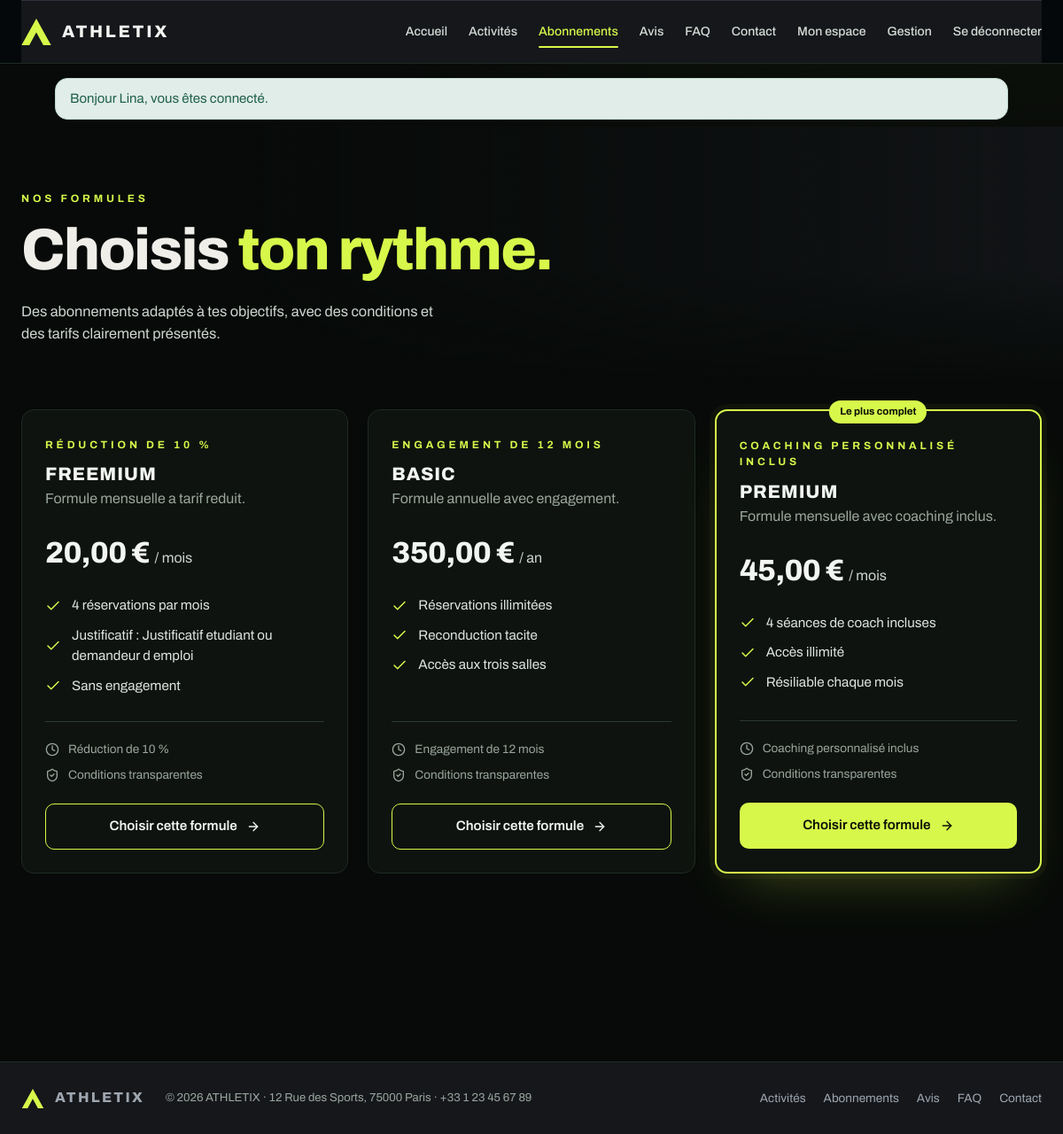
/index.php?route=abonnement/catalogue.php (signed in), run on the app's committed database.
### tables this page shows
CREATE TABLE abonnement (
  Numabo               INT AUTO_INCREMENT PRIMARY KEY,
  libelle_abo          VARCHAR(60) NOT NULL,
  description_abo      TEXT,
  date_mise_en_service DATE NOT NULL,
  actif_abo            BOOLEAN NOT NULL DEFAULT 1,
  Numoffre             INT NOT NULL,
  FOREIGN KEY (Numoffre) REFERENCES offre(Numoffre)
);

CREATE TABLE freemium (
  Numoffre                 INT PRIMARY KEY,
  prix_mensuel_reduit      DECIMAL(6,2) NOT NULL,
  taux_reduction           DECIMAL(5,2) NOT NULL,
  justificatif_requis      VARCHAR(120) NOT NULL,
  nb_reservations_max_mois INT NOT NULL,
  FOREIGN KEY (Numoffre) REFERENCES offre(Numoffre) ON DELETE CASCADE
);

CREATE TABLE offre (
  Numoffre          INT AUTO_INCREMENT PRIMARY KEY,
  libelle_offre     VARCHAR(60) NOT NULL,
  description_offre TEXT,
  type_offre        ENUM('FREEMIUM','BASIC','PLUS') NOT NULL
);

CREATE TABLE basic (
  Numoffre              INT PRIMARY KEY,
  prix_annuel           DECIMAL(7,2) NOT NULL,
  duree_engagement_mois INT NOT NULL DEFAULT 12,
  reconduction_tacite   BOOLEAN NOT NULL DEFAULT 1,
  FOREIGN KEY (Numoffre) REFERENCES offre(Numoffre) ON DELETE CASCADE
);

CREATE TABLE abonnement_plus (
  Numoffre               INT PRIMARY KEY,
  prix_mensuel_plus      DECIMAL(6,2) NOT NULL,
  supplement_mensuel     DECIMAL(6,2) NOT NULL,
  seances_coach_incluses INT NOT NULL,
  acces_illimite         BOOLEAN NOT NULL DEFAULT 1,
  FOREIGN KEY (Numoffre) REFERENCES offre(Numoffre) ON DELETE CASCADE
);

### abonnement/catalogue.php (called while the page is built, shortened)
<?php
require_once __DIR__ . '/../config/function.php';
require_once __DIR__ . '/controller/AbonnementController.php';
$controller = new AbonnementController();
$offres = $controller->getAll();
$aboCourant = a_role('ADHERENT') ? $controller->get((int) utilisateur()['NumUsers']) : null;
require __DIR__ . '/view/catalogue.php';

### public/index.php (called while the page is built, shortened)
<?php
require_once __DIR__ . '/../config/function.php';
$requestPath = parse_url($_SERVER['REQUEST_URI'] ?? '/', PHP_URL_PATH);
$queryRoute = $_GET['route'] ?? null;
$requestPath = rawurldecode($requestPath);
$route = $queryRoute !== null ? rawurldecode($queryRoute) : trim($requestPath, '/');
$page = realpath(__DIR__ . '/' . $pages[$route]);
require $page;

### config/function.php (called while the page is built, shortened)
<?php
function db(): PDO
{
    static $pdo = null;
    if ($pdo === null) {
        $dsn = sprintf('mysql:host=%s;port=%d;dbname=%s;charset=utf8mb4', DB_HOST, DB_PORT, DB_NAME);
        try {
            $pdo = new PDO($dsn, DB_USER, DB_PASS, [
                PDO::ATTR_ERRMODE => PDO::ERRMODE_EXCEPTION,
                PDO::ATTR_DEFAULT_FETCH_MODE => PDO::FETCH_ASSOC,
                PDO::ATTR_EMULATE_PREPARES => false,
            ]);
        } catch (PDOException $exception) {
            http_response_code(500);
            exit('Connexion à la base impossible. Vérifiez config/config.php. Détail : ' . $exception->getMessage());
        }
    }
    return $pdo;
}
function e(?string $value): string
{
    return htmlspecialchars((string) $value, ENT_QUOTES | ENT_SUBSTITUTE, 'UTF-8');
}
function url(string $path): string
{
    $base = APP_BASE;
    if ($base === '') {
        $publicRoot = realpath(__DIR__ . '/../public');
        $webRoot = isset($_SERVER['DOCUMENT_ROOT']) ? realpath($_SERVER['DOCUMENT_ROOT']) : false;
        if ($publicRoot !== false && $webRoot !== false) {
            $webRoot = rtrim($webRoot, DIRECTORY_SEPARATOR);
        }
    }
    $base = rtrim($base, '/');
    $urlParts = parse_url($path);
    $route = ltrim($urlParts['path'] ?? '', '/');
    $query = [];
    if (isset($urlParts['query'])) {
        parse_str($urlParts['query'], $query);
    }
    if ($route === '') {
        return $base . '/';
    }
    if (str_starts_with($route, 'assets/')) {
        $assetUrl = $base . '/' . $route;
        return $assetUrl . (isset($urlParts['query']) ? '?' . $urlParts['query'] : '');
    }
    return $base . '/index.php?' . http_build_query(['route' => $route] + $query);
}
function euros(float|string|null $amount): string
{
    return number_format((float) $amount, 2, ',', ' ') . ' &euro;';
}
function connecte(): bool
{
    return isset($_SESSION['user']);
}
function utilisateur(): ?array
{
    return $_SESSION['user'] ?? null;
}
function a_role(string $role): bool
{
    return connecte() && in_array($role, $_SESSION['user']['roles'], true);
}

### abonnement/controller/AbonnementController.php (called while the page is built, shortened)
<?php
final class AbonnementController
{
    public function getAll(): array
    {
        return db()->query(
            'SELECT ab.*, o.type_offre AS type_abo,
                    f.prix_mensuel_reduit,
                    f.taux_reduction,
                    f.justificatif_requis,
                    f.nb_reservations_max_mois,
                    b.prix_annuel,
                    b.duree_engagement_mois,
                    b.reconduction_tacite,
                    p.prix_mensuel_plus,
                    p.supplement_mensuel,
                    p.seances_coach_incluses,
                    p.acces_illimite
             FROM abonnement ab
             INNER JOIN offre o ON o.Numoffre = ab.Numoffre
             LEFT JOIN freemium f ON f.Numoffre = ab.Numoffre
             LEFT JOIN basic b ON b.Numoffre = ab.Numoffre
             LEFT JOIN abonnement_plus p ON p.Numoffre = ab.Numoffre
             WHERE ab.actif_abo = 1 ORDER BY ab.Numabo'
        )->fetchAll();
    }
    public function get(int $userId): ?int
    {
        $query = db()->prepare(
            "SELECT Numabo FROM souscrire
             WHERE NumUsers = ? AND statut_souscription = 'En cours'
             ORDER BY date_debut DESC LIMIT 1"
        );
        $query->execute([$userId]);
        return ($value = $query->fetchColumn()) === false ? null : (int) $value;
    }
}

### abonnement/view/catalogue.php (the view, shortened to what this page needs)
<?php
$offres = $offres ?? [];
$aboCourant = $aboCourant ?? null;
require_once __DIR__ . '/../../public/includes/public_icons.php';
if (empty($catalogueDansEspaceAdherent)) require __DIR__ . '/../../layout/header.php';
?>
<section class="hero" style="--hero-img:url('https://images.unsplash.com/photo-1521805103424-d8f8430e8933?auto=format&fit=crop&w=1600&q=70')">
    <div class="container hero-content reveal"><p class="eyebrow">Nos formules</p><h1 class="hero-title">Choisis <span class="accent">ton rythme.</span></h1><p class="hero-lead">Des abonnements adaptés à tes objectifs, avec des conditions et des tarifs clairement présentés.</p></div>
</section>
<section class="section section-tight"><div class="container">
    <?php if (!$offres): ?><div class="empty-state"><h2>Aucune formule n’est disponible</h2><p>Revenez consulter le catalogue prochainement.</p></div><?php else: ?>
        <div class="grid grid-3 plans">
            <?php foreach ($offres as $index => $offre):
                $courant = $aboCourant !== null && $aboCourant === (int) $offre['Numabo'];
                if ($offre['type_abo'] === 'FREEMIUM') {
                    $prix = euros($offre['prix_mensuel_reduit']);
                    $periode = '/ mois';
                    $detail = 'Réduction de ' . (int) $offre['taux_reduction'] . ' %';
                    $points = [(int) $offre['nb_reservations_max_mois'] . ' réservations par mois', 'Justificatif : ' . $offre['justificatif_requis'], 'Sans engagement'];
                } elseif ($offre['type_abo'] === 'BASIC') {
                    $prix = euros($offre['prix_annuel']);
                    $periode = '/ an';
                    $detail = 'Engagement de ' . (int) $offre['duree_engagement_mois'] . ' mois';
                    $points = ['Réservations illimitées', $offre['reconduction_tacite'] ? 'Reconduction tacite' : 'Sans reconduction', 'Accès aux trois salles'];
                } else {
                    $prix = euros($offre['prix_mensuel_plus']);
                    $periode = '/ mois';
                    $detail = 'Coaching personnalisé inclus';
                    $points = [(int) $offre['seances_coach_incluses'] . ' séances de coach incluses', $offre['acces_illimite'] ? 'Accès illimité' : 'Accès limité', 'Résiliable chaque mois'];
                }
                $featured = $offre['type_abo'] === 'PLUS';
            ?>
                <article class="card plan-card reveal<?= $featured ? ' is-featured' : '' ?>" style="--delay:<?= (int) $index * 80 ?>ms">
                    <?php if ($featured): ?><span class="plan-badge">Le plus complet</span><?php endif; ?>
                    <p class="eyebrow"><?= e($detail) ?></p><h2 class="plan-name"><?= e($offre['libelle_abo']) ?></h2><p class="muted"><?= e($offre['description_abo']) ?></p>
                    <p class="plan-price"><strong><?= $prix ?></strong><span><?= e($periode) ?></span></p>
                    <ul class="check-list"><?php foreach ($points as $point): ?><li><?= publicIcon('check', 'icon') ?> <?= e($point) ?></li><?php endforeach; ?></ul>
                    <ul class="plan-meta"><li><?= publicIcon('clock', 'icon') ?> <?= e($detail) ?></li><li><?= publicIcon('shield-check', 'icon') ?> Conditions transparentes</li></ul>
                    <?php if ($courant): ?><span class="btn btn-outline btn-block" aria-current="true">Votre formule actuelle</span><?php elseif (a_role('ADHERENT')): ?><a class="btn <?= $featured ? 'btn-primary' : 'btn-outline' ?> btn-block" href="<?= e(url('paiement/payer.php?switch=1')) ?>">Choisir cette formule <?= publicIcon('arrow-right', 'icon') ?></a><?php else: ?><a class="btn <?= $featured ? 'btn-primary' : 'btn-outline' ?> btn-block" href="<?= e(url('message_contact/index.php?sujet=' . urlencode('Inscription : ' . $offre['libelle_abo']))) ?>">Choisir cette formule <?= publicIcon('arrow-right', 'icon') ?></a><?php endif; ?>
                </article>
            <?php endforeach; ?>
        </div>
    <?php endif; ?>
</div></section>
<?php if (empty($catalogueDansEspaceAdherent)) require __DIR__ . '/../../layout/footer.php'; ?>

### public/includes/public_icons.php (shortened to what this page needs)
<?php
function publicIcon(string $name, string $class = 'public-icon'): string
{
    $svg = $paths[$name] ?? $paths['info'];
    return '<svg class="' . e($class) . '" viewBox="0 0 24 24" fill="none" stroke="currentColor" stroke-width="2" stroke-linecap="round" stroke-linejoin="round" aria-hidden="true">' . $svg . '</svg>';
}

### public/assets/css/style.css (style rules this page uses)
:root { --ink:#15171B; --ink-soft:#585F68; --canvas:#F1F0EB; --surface:#FFFFFF; --line:#DCDAD2; --green:#1E5F4B; --green-soft:#E1EDE8; --amber:#8E6410; --amber-soft:#F7EDD6; --rust:#9B3A2B; --rust-soft:#F5E0DC; --radius:3px; }
* { box-sizing:border-box }
html { scroll-behavior:smooth }
body { margin:0;background:var(--canvas);color:var(--ink); font-family:system-ui,-apple-system,"Segoe UI",Roboto,Helvetica,Arial,sans-serif; font-size:16px;line-height:1.55;font-variant-numeric:tabular-nums; }
a { color:var(--green) }
h1,h2,h3 { letter-spacing:-.018em;line-height:1.2;margin:0 0 10px }
h1 { font-size:34px }
h2 { font-size:24px }
p { margin:0 0 12px }
.muted { color:var(--ink-soft) }
.btn { display:inline-block;background:var(--ink);color:#fff;border:1px solid var(--ink); padding:10px 20px;border-radius:var(--radius);text-decoration:none;cursor:pointer; font:inherit;font-size:15px; }
.section { padding:56px 0 }
.hero { background:var(--ink);color:#EFEEE9;overflow:hidden }

### data on the page
abonnement: freemium.taux_reduction "RÉDUCTION DE 10 %", libelle_abo "FREEMIUM", description_abo "Formule mensuelle a tarif reduit.", freemium.prix_mensuel_reduit "20,00 €", Numoffre.type_offre "/ mois", point "4 réservations par mois", point "Justificatif : Justificatif etudiant ou demandeur d emploi", point "Sans engagement", freemium.taux_reduction "Réduction de 10 %"
abonnement: basic.duree_engagement_mois "ENGAGEMENT DE 12 MOIS", libelle_abo "BASIC", description_abo "Formule annuelle avec engagement.", basic.prix_annuel "350,00 €", Numoffre.type_offre "/ an", basic.reconduction_tacite "Réservations illimitées", basic.reconduction_tacite "Reconduction tacite", basic.reconduction_tacite "Accès aux trois salles", basic.duree_engagement_mois "Engagement de 12 mois"
abonnement: shows "Le plus complet", Numoffre.type_offre "COACHING PERSONNALISÉ INCLUS", libelle_abo "PREMIUM", description_abo "Formule mensuelle avec coaching inclus.", abonnement_plus.prix_mensuel_plus "45,00 €", Numoffre.type_offre "/ mois", point "4 séances de coach incluses", point "Accès illimité", point "Résiliable chaque mois", Numoffre.type_offre "Coaching personnalisé inclus"

### other printed values
$label "Accueil"
$label "Activités"
$label "Abonnements"
$label "Avis"
$label "FAQ"
$label "Contact"
$f['message'] "Bonjour Lina, vous êtes connecté."
